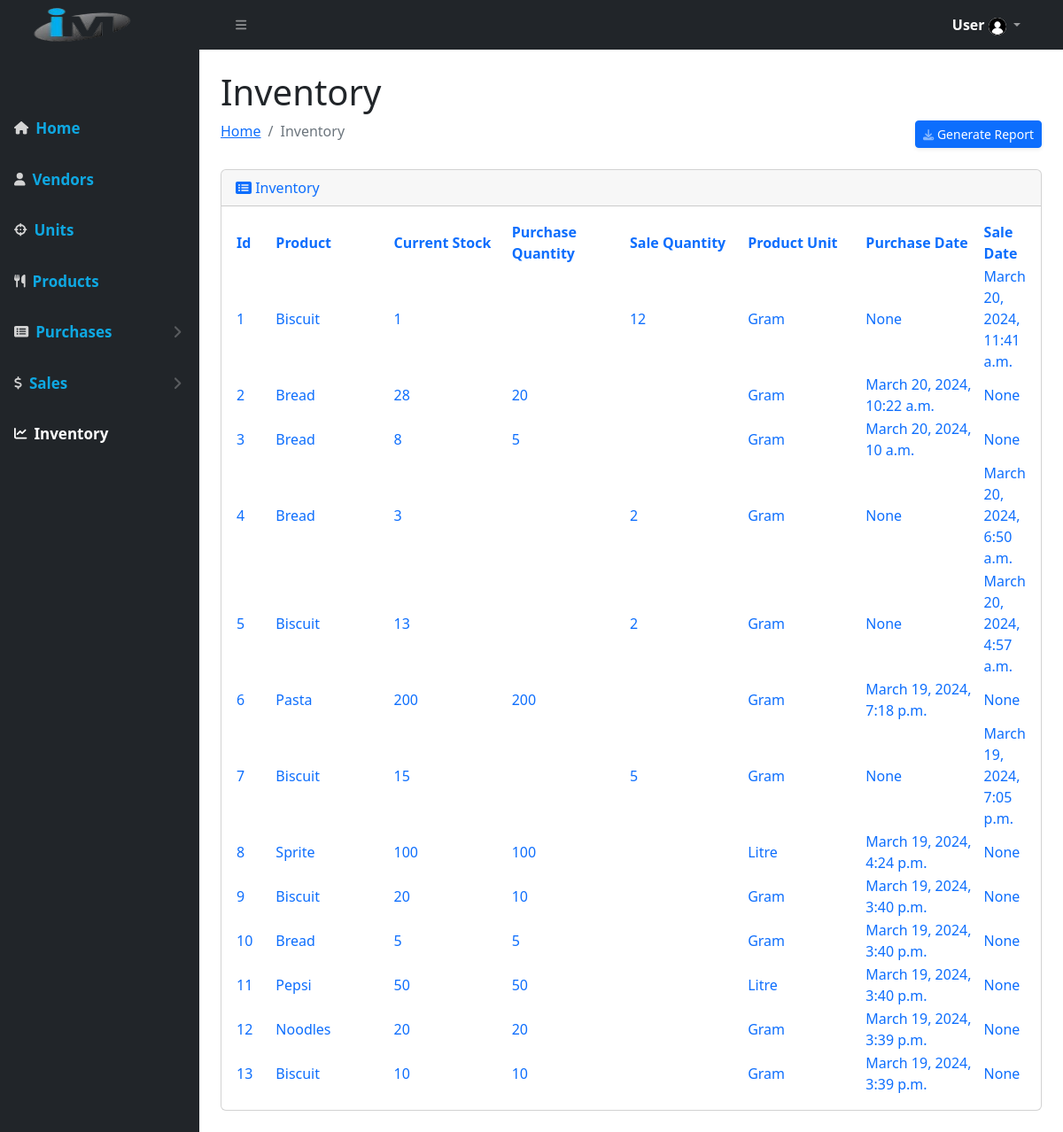
Screenshot of /inventory/ with the database file from the repository.
### inventory/models.py (models this page shows, shortened)
class Stock(models.Model):
    id = models.AutoField(primary_key=True)
    product = models.ForeignKey(Product, on_delete=models.CASCADE)
    purchase = models.ForeignKey(Purchase, on_delete=models.CASCADE, default=0, null=True)
    sale = models.ForeignKey(Sale, on_delete=models.CASCADE, default=0, null=True)
    vendor = models.ForeignKey(Vendor, on_delete=models.CASCADE, null=True)
    customer_name = models.ForeignKey(Sale, on_delete=models.CASCADE, null=True, related_name='customer')
    purchase_quantity = models.FloatField(default=0, null=True)
    sale_quantity = models.FloatField(default=0, null=True)
    total_balance_quantity = models.FloatField(default=0)
    class Meta:
        verbose_name_plural = 'Inventory'
    def product_unit(self):
        return self.product.unit.name
    def purchase_date(self):
        if self.purchase:
            return self.purchase.purchase_date
    def sale_date(self):
        if self.sale:
            return self.sale.sale_date

class Product(models.Model):
    id = models.AutoField(primary_key=True)
    name = models.CharField(max_length=30, unique=True, verbose_name='Name')
    description = models.TextField(blank=True)
    unit = models.ForeignKey(Unit, on_delete=models.CASCADE)
    is_deleted = models.BooleanField(default=False)
    class Meta:
        verbose_name_plural = 'Products'
    def __str__(self):
	    return self.name

class Unit(models.Model):
    id = models.AutoField(primary_key=True)
    name = models.CharField(max_length=30, unique=True, default="", verbose_name='Name')
    short_name = models.CharField(max_length=10, unique=True, default="", verbose_name='ShortName')
    is_deleted = models.BooleanField(default=False)
    class Meta:
        verbose_name_plural = 'Units'

class Sale(models.Model):
    id = models.AutoField(primary_key=True)
    billno = models.CharField(max_length=6, default=key_generator, unique=True, editable=False)
    product = models.ForeignKey(Product, on_delete=models.CASCADE)
    quantity = models.FloatField()
    price = models.FloatField()
    total_amount = models.FloatField(editable=False, default=0)
    sale_date = models.DateTimeField(auto_now_add=True)
    customer_name = models.CharField(max_length=150)
    customer_phone = models.CharField(max_length=10, unique=True)
    customer_address = models.TextField(blank=True)
    class Meta:
        verbose_name_plural = 'Sales'

class Purchase(models.Model):
    id = models.AutoField(primary_key=True)
    billno = models.CharField(max_length=6, default=key_generator, unique=True, editable=False)
    product = models.ForeignKey(Product, on_delete=models.CASCADE)
    vendor = models.ForeignKey(Vendor, on_delete=models.CASCADE)
    quantity = models.FloatField()
    price = models.FloatField()
    total_amount = models.FloatField(editable=False, default=0)
    purchase_date = models.DateTimeField(auto_now_add=True)
    class Meta:
        verbose_name_plural = 'Purchases'

### inventory/views.py (the view)
# urls.py: path('inventory/', StockListView.as_view(), name='inventory'),
class StockListView(ListView):
    model = Stock
    template_name = "inventory.html"
    context_object_name = 'stock'
    queryset = Stock.objects.order_by('-id')

### templates/inventory.html (shortened to what this page needs)
{% extends 'base.html' %}
{% load static %}
{% block content %}
<div id="layoutSidenav_content">
    <main>
        <div class="container-fluid px-4">
            <h1 class="mt-4">Inventory</h1>
            <div class="d-flex justify-content-between">
                <ol class="breadcrumb mb-4">
                    <li class="breadcrumb-item"><a href="{% url 'index' %}">Home</a></li>
                    <li class="breadcrumb-item active">Inventory</li>
                </ol>
                <div class="d-sm-flex align-items-center justify-content-between mb-4">
                    <a href="{% url 'stock_csv' %}" class="d-none d-sm-inline-block btn btn-sm btn-primary shadow-sm"><i
                            class="fas fa-download fa-sm text-white-50"></i> Generate Report</a>
                </div>
            </div>
            <div class="card mb-4 text-primary">
                <div class="card-header">
                    <i class="fa fa-rectangle-list"></i>
                    Inventory
                </div>
                <div class="card-body">
                    <table id="datatablesSimple">
                        <thead>
                            <tr>
                                <th width="5%">Id</th>
                                <th width="15%">Product</th>
                                <th width="15%">Current Stock</th>
                                <th width="15%">Purchase Quantity</th>
                                <th width="15%">Sale Quantity</th>
                                <th width="15%">Product Unit</th>
                                <th width="15%">Purchase Date</th>
                                <th width="15%">Sale Date</th>
                            </tr>
                        </thead>
                        {% if object_list %}
                        <tbody>
                        {% for i in object_list %}
                            <tr>
                                <td>{{ forloop.counter }}</td>
                                <td>{{i.product}}</td>
                                <td>{{i.total_balance_quantity|floatformat}}</td>
                                <td>{{i.purchase_quantity|floatformat}}</td>
                                <td>{{i.sale_quantity|floatformat}}</td>
                                <td>{{i.product_unit}}</td>
                                <td>{{i.purchase_date}}</td>
                                <td>{{i.sale_date}}</td>
                            </tr>
                        {% endfor %}
                        </tbody>
                        {%  else %}
                        <tbody></tbody>
                    {% endif %}
                </table>
                </div>
            </div>
        </div>
    </main>
</div>
{% endblock %}

### rows the page displays
Stock: product "Biscuit", total_balance_quantity "1", sale_quantity "12", product_unit "Gram", purchase_date "None", sale_date "March 20, 2024, 11:41 a.m."
Stock: product "Bread", total_balance_quantity "28", purchase_quantity "20", product_unit "Gram", purchase_date "March 20, 2024, 10:22 a.m.", sale_date "None"
Stock: product "Bread", total_balance_quantity "8", purchase_quantity "5", product_unit "Gram", purchase_date "March 20, 2024, 10 a.m.", sale_date "None"
Stock: product "Bread", total_balance_quantity "3", sale_quantity "2", product_unit "Gram", purchase_date "None", sale_date "March 20, 2024, 6:50 a.m."
Stock: product "Biscuit", total_balance_quantity "13", sale_quantity "2", product_unit "Gram", purchase_date "None", sale_date "March 20, 2024, 4:57 a.m."
Stock: product "Pasta", total_balance_quantity "200", purchase_quantity "200", product_unit "Gram", purchase_date "March 19, 2024, 7:18 p.m.", sale_date "None"
Stock: product "Biscuit", total_balance_quantity "15", sale_quantity "5", product_unit "Gram", purchase_date "None", sale_date "March 19, 2024, 7:05 p.m."
Stock: product "Sprite", total_balance_quantity "100", purchase_quantity "100", product_unit "Litre", purchase_date "March 19, 2024, 4:24 p.m.", sale_date "None"
Stock: product "Biscuit", total_balance_quantity "20", purchase_quantity "10", product_unit "Gram", purchase_date "March 19, 2024, 3:40 p.m.", sale_date "None"
Stock: product "Bread", total_balance_quantity "5", purchase_quantity "5", product_unit "Gram", purchase_date "March 19, 2024, 3:40 p.m.", sale_date "None"
Stock: product "Pepsi", total_balance_quantity "50", purchase_quantity "50", product_unit "Litre", purchase_date "March 19, 2024, 3:40 p.m.", sale_date "None"
Stock: product "Noodles", total_balance_quantity "20", purchase_quantity "20", product_unit "Gram", purchase_date "March 19, 2024, 3:39 p.m.", sale_date "None"
Stock: product "Biscuit", total_balance_quantity "10", purchase_quantity "10", product_unit "Gram", purchase_date "March 19, 2024, 3:39 p.m.", sale_date "None"
